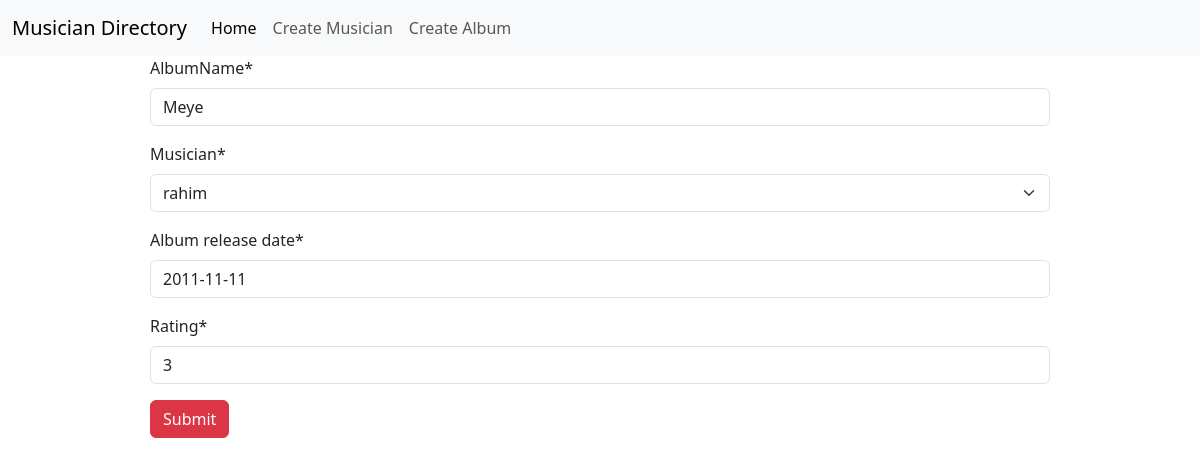
Page /edit_album/3/ (signed in) on the committed database.
### album/models.py (models this page shows, shortened)
class Album(models.Model):
    albumName=models.CharField(max_length=30)
    musician=models.ForeignKey(Musician,on_delete=models.CASCADE)
    album_release_date=models.DateField()
    rating=models.IntegerField()

### album/views.py (the view, shortened to what this page needs)
# urls.py: path('edit_album/<int:pk>/',views.EditAlbum.as_view(),name='EditAlbum')
@method_decorator(login_required,name='dispatch')
class EditAlbum(UpdateView):
    model = models.Album
    template_name = 'create_album.html'
    form_class = forms.AlbumForm
    success_url = reverse_lazy('home')

### album/forms.py
class AlbumForm(forms.ModelForm):
    class Meta:
        model=models.Album
        fields='__all__'

### musician/models.py (called while the page is built)
    def __str__(self) -> str:
        return self.first_name

### album/templates/create_album.html (shortened to what this page needs)
{% extends "base.html" %}
{% block content %}
{% load crispy_forms_tags %}
<div class='w-75 m-auto'>
    <form action="" method='post'>
        {{form|crispy}}
        <button class='btn btn-danger'>Submit</button>
    </form>
</div>
{% endblock content %}

### rows in the picture
Album: albumName "Meye", musician "rahim", album_release_date "2011-11-11", rating "3"
